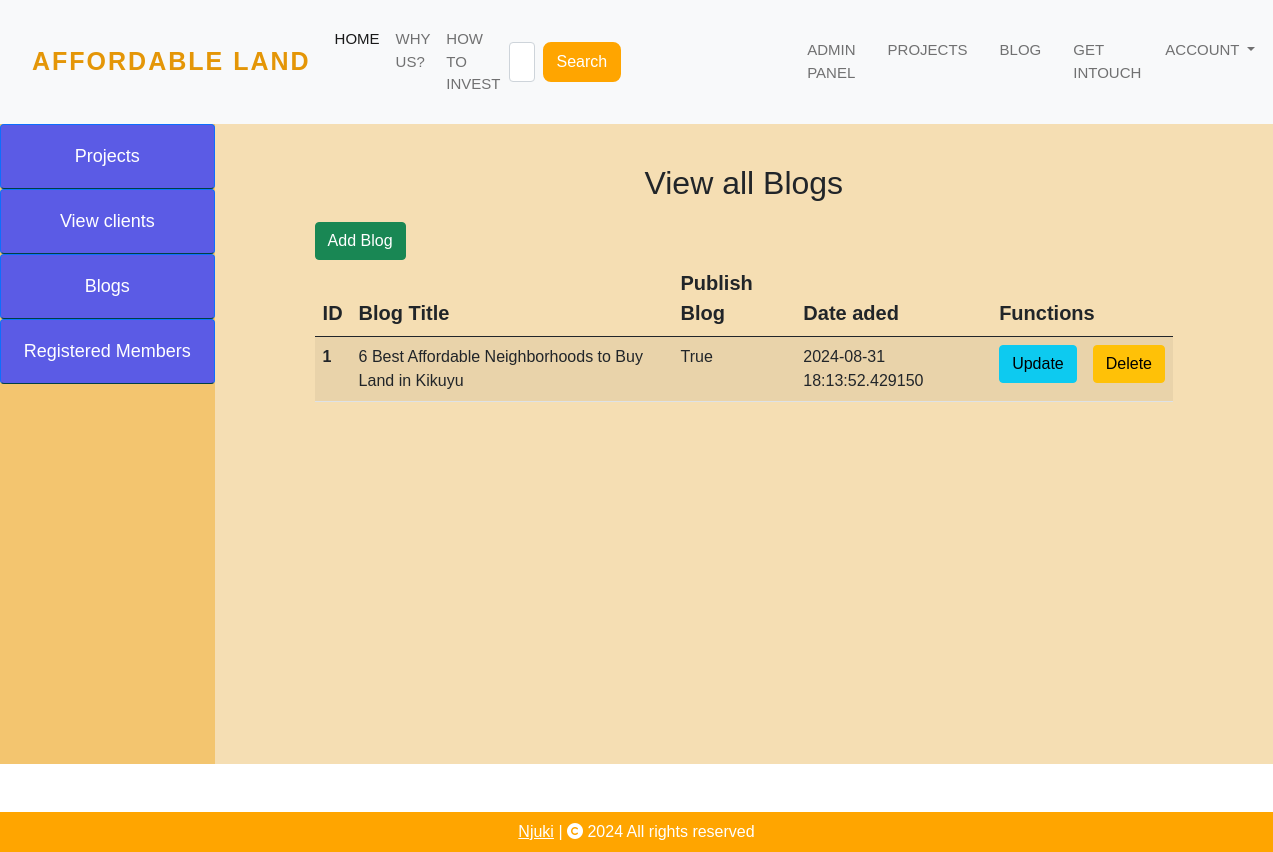
Page /view-blog (signed in) on the committed database.
### LandingPage/models.py (models this page shows, shortened)
class CreateBlog(db.Model):
    id = db.Column(db.Integer, primary_key=True)
    blog_title = db.Column(db.String(200), nullable=False)
    blog_image = db.Column(db.String(300), nullable=False)
    blog_content = db.Column(db.String(1000000), nullable=False)
    display_blog = db.Column(db.Boolean, nullable=False)
    date_added = db.Column(db.DateTime, default=datetime.utcnow)

### LandingPage/admin.py (the view)
@admin.route('/view-blog', methods=['GET', 'POST'])
@login_required
def view_blog():
    if current_user.id == 1:
        blogs = CreateBlog.query.all()
        return render_template('view_blog.html', blogs=blogs)
    return redirect(url_for('index'))

### LandingPage/templates/view_blog.html (shortened to what this page needs)
{% extends 'base.html' %}
{% block body %}
{% if blogs | length < 1 %}
<div class="text-center" style="margin-top: 100px;">
    <h2>No blogs avalilable</h2>
    <a class="btn btn-success" href="{{ url_for('admin.add_blog') }}">Add Blog</a>
</div>
{% else %}
<div class="admin-wrapper">
    <div class="left-sidebar">
        <ul>
            <li>
                <a href="{{ url_for('admin.view_project')}}" class="btn btn-primary">Projects</a>
            </li>
            <li>
                <a href="{{ url_for('admin.client_info') }}" class="btn btn-primary">View clients</a>
            </li>
            <li>
                <a href="{{url_for('admin.view_blog')}}" class="btn btn-primary">Blogs</a>
            </li>
            <li>
                <a href="{{ url_for('admin.registered_clients')}}" class="btn btn-primary">Registered Members</a>
            </li>
        </ul>
    </div>
    <div class="admin-content">
        <h2 class="text-center">View all Blogs</h2>
         <a class="btn btn-success" href="{{ url_for('admin.add_blog') }}">Add Blog</a>
        <table class="table table-hover table-striped">
            <thead>
                <tr>
                    <th scope="col">ID</th>
                    <th scope="col">Blog Title</th>
                    <th scope="col">Publish Blog</th>
                    <th scope="col">Date aded</th>
                    <th scope="col" colspan="2">Functions</th>
                </tr>
            </thead>
            <tbody>
                {% for blog in blogs %}
                <tr>
                    <th scope="row">{{ blog.id }}</th>
                    <td>{{ blog.blog_title }}</td>
                    <td>{{ blog.display_blog }}</td>
                    <td>{{ blog.date_added }}</td>
                    <td>
                        <span><a class="btn btn-info" href="/update-blog/{{ blog.id }}">Update</a></span>
                    </td>
                    <td>
                        <span><a class="btn btn-warning" href="/delete-blog/{{ blog.id }}">Delete</a></span>
                    </td>
                </tr>
                {% endfor %}
            </tbody>
        </table>
    </div>
</div>
{% endif %}
{% endblock %}

### LandingPage/static/css/style.css (style rules this page uses)
* { padding: 0; margin: 0; box-sizing: border-box; font-family: 'Trebuchet MS', 'Lucida Sans Unicode', 'Lucida Grande', 'Lucida Sans', Arial, sans-serif; }
.admin-wrapper { display: flex; height: 80vh; margin: 0; }
.admin-wrapper .left-sidebar { flex: 2; height: 100%; background: rgb(243, 197, 111); }
.admin-wrapper .left-sidebar ul { list-style: none; margin: 0px; padding: 0px; color: aliceblue; }
.admin-wrapper .left-sidebar ul li a { font-size: 18px; padding: 18px; display: block; background: rgb(91, 91, 229); border-bottom: 1px solid #004044; }
.admin-wrapper .admin-content { flex: 8; padding: 40px 100px 100px; overflow-y: scroll; background: wheat; }
.admin-wrapper .admin-content h2 { margin-bottom: 20px; font-weight: 500; }
.admin-wrapper .admin-content table thead tr th { font-size: 20px; font-weight: bold; }

### rows in the picture
CreateBlog: id "1", blog_title "6 Best Affordable Neighborhoods to Buy Land in Kikuyu", display_blog "True", date_added "2024-08-31 18:13:52.429150"
